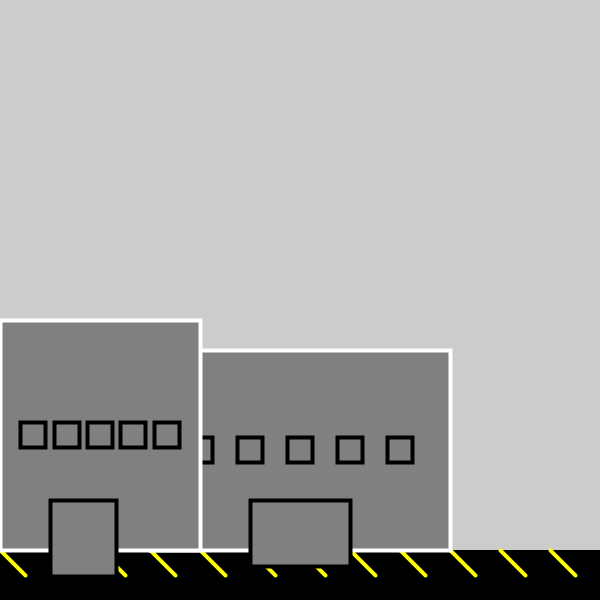
Frame 1 (no input)
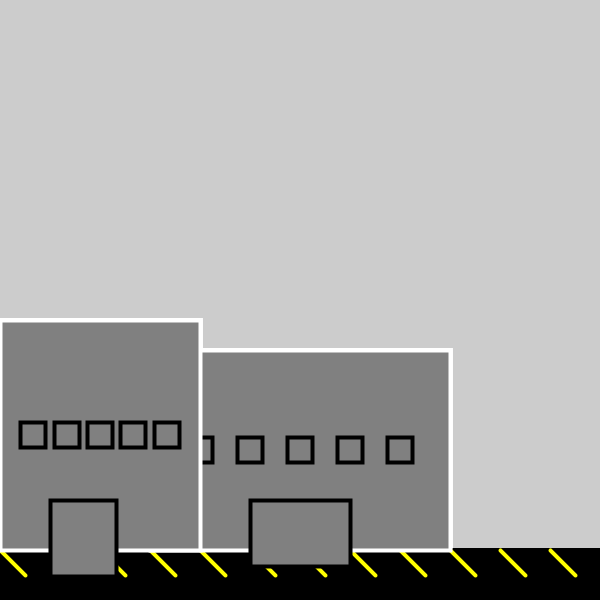
Frame 60 (the mouse pressed at the canvas centre just before this capture)
Frame 120 (the mouse held since frame 60 and released just before this capture): identical to frame 60, image omitted

The Processing sketch that drew these frames (run headless with seeded random() and noise(); from frame 60 on, the mouse is pressed at the canvas centre):

// Processing sketch: Building
// ── Building.pde
float xCenter = 300;
float yBottom = 550;
float w = 100; 
void setup (){
  size(600,600);
}

void draw(){
 fill(0);
 stroke(0);
   rect(0, 550, 600, 50);
  stroke(255, 255, 0);
  strokeWeight(4);
  for (int i = 0; i < 600; i += 50) {
    line(i, 550, i+25, 575);
  }
 fill(#808080);

  building(300, 550, 300, 200);
  building(100,550,200,230);
  
}

void building(
float xCenter,
float yBottom,
float w , float h
) {
  stroke(255);
    rect(xCenter - w/2, yBottom - h, w, h);
    strokeWeight(4);
    stroke(0);
    
rect(xCenter-50, yBottom-50, w/3, h/3);

int numWindows = 5;
float xLeft = xCenter - w/2;
float p =1;

push();
rectMode(CENTER);
while(p <= numWindows) {
rect(xLeft + p*w/(numWindows + 1), yBottom -h/2, 25, 25);
p=p+1;
}
//rect(xLeft + 2*w/(numWindows +1), yBottom - h/2, 25, 25);
//rect(xLeft + 3*w/(numWindows +1), yBottom - h/2, 25, 25);
pop();
}
